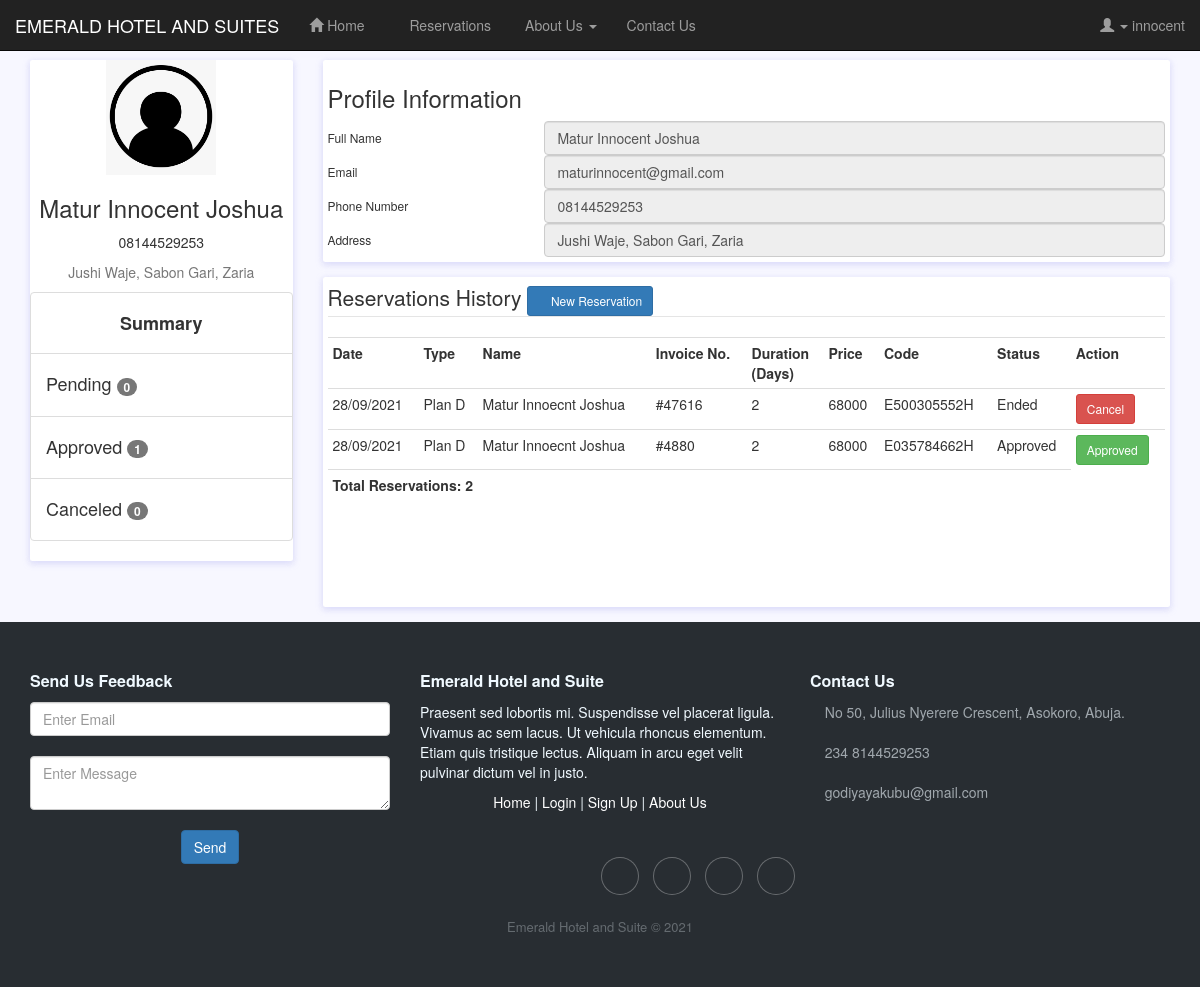
The app's page /profile.php (signed in) with its own data.
### tables this page shows
CREATE TABLE `users` (
  `id` int(3) NOT NULL auto_increment,
  `name` varchar(30) NOT NULL,
  `phone` varchar(15) NOT NULL,
  `email` varchar(25) NOT NULL,
  `gender` varchar(8) NOT NULL,
  `age` varchar(3) NOT NULL,
  `address` varchar(225) NOT NULL,
  `username` varchar(15) NOT NULL,
  `password` varchar(15) NOT NULL,
  `role` varchar(10) NOT NULL,
  PRIMARY KEY  (`id`)
);

CREATE TABLE `reservations` (
  `id` int(5) NOT NULL auto_increment,
  `user_id` varchar(4) NOT NULL,
  `reserve_name` varchar(25) NOT NULL,
  `reserve_type` varchar(10) NOT NULL,
  `duration` varchar(3) NOT NULL,
  `start_date` varchar(10) NOT NULL,
  `end_date` varchar(10) NOT NULL,
  `purpose` varchar(30) NOT NULL,
  `reserve_code` varchar(13) NOT NULL,
  `status` varchar(10) NOT NULL,
  `datetime` timestamp NOT NULL default CURRENT_TIMESTAMP,
  `date` varchar(15) NOT NULL,
  `price` varchar(9) NOT NULL,
  `invoice` varchar(10) NOT NULL,
  PRIMARY KEY  (`id`)
);

### profile.php (the view, shortened to what this page needs)
<?php
$use_id=$_SESSION['user_id'];
	include('head.php');
	$sql="SELECT * FROM users WHERE id='$use_id' ";
	$result=mysql_query($sql);
	$rows=mysql_fetch_assoc($result);
?>
<div class="container">
		<div class="main-body">
			<div class="row">
				<div class="col-md-3">
					<div class="card">
						<div class="card-body">
							<div class="d-flex flex-column align-items-center text-center">
								<img src="user.png" alt="Admin" class="rounded-circle p-1 bg-primary" width="110">
								<div class="mt-3">
									<h3><?php echo $rows['name'];  ?></h3>
									<p class="text-secondary mb-1"><?php echo $rows['phone'];  ?></p>
									<p class="text-muted font-size-sm"><?php echo $rows['address'];  ?></p>
								</div>
							</div>
							<ul class="list-group list-group-flush">
								<li class="list-group-item d-flex justify-content-between align-items-center flex-wrap">
									<h4 align="center" class="mb-0"><b>Summary</b></h4>
								</li>
<?php
$sql3="SELECT * FROM reservations WHERE user_id='$use_id' AND status='Pending' ";
$result3=mysql_query($sql3);
$count3=mysql_num_rows($result3);
?>
								<li class="list-group-item d-flex justify-content-between align-items-center flex-wrap">
									<h4 class="mb-0">Pending <span class="badge"><?php echo $count3; ?></span></h4>
								</li>
<?php
$sql4="SELECT * FROM reservations WHERE user_id='$use_id' AND status='Approved' ";
$result4=mysql_query($sql4);
$count4=mysql_num_rows($result4);
?>
								<li class="list-group-item d-flex justify-content-between align-items-center flex-wrap">
									<h4 class="mb-0">Approved <span class="badge"><?php echo $count4; ?></span></h4>
								</li>
<?php
$sql5="SELECT * FROM reservations WHERE user_id='$use_id' AND status='Cancelled' ";
$result5=mysql_query($sql5);
$count5=mysql_num_rows($result5);
?>
								<li class="list-group-item d-flex justify-content-between align-items-center flex-wrap">
									<h4 class="mb-0">Canceled <span class="badge"><?php echo $count5; ?></span></h4>
								</li>
							</ul>
						</div>
					</div>
				</div>
				<div class="col-lg-9">
					<div class="card" style="padding: 5px;">
						<h3>Profile Information</h3>
						<div class="cad>-body">
							<div class="row mb-3">
								<div class="col-sm-3">
									<h6 class="mb-0">Full Name</h6>
								</div>
								<div class="col-sm-9 text-secondary">
									<input type="text" class="form-control" value="<?php echo $rows['name'];  ?>" disabled>
								</div>
							</div>
							<div class="row mb-3">
								<div class="col-sm-3">
									<h6 class="mb-0">Email</h6>
								</div>
								<div class="col-sm-9 text-secondary">
									<input type="text" class="form-control" value="<?php echo $rows['email'];  ?>" disabled>
								</div>
							</div>
							<div class="row mb-3">
								<div class="col-sm-3">
									<h6 class="mb-0">Phone Number</h6>
								</div>
								<div class="col-sm-9 text-secondary">
									<input type="text" class="form-control" value="<?php echo $rows['phone'];  ?>" disabled>
								</div>
							</div>
							<div class="row mb-3">
								<div class="col-sm-3">
									<h6 class="mb-0">Address</h6>
								</div>
								<div class="col-sm-9 text-secondary">
									<input type="text" class="form-control" value="<?php echo $rows['address'];  ?>" disabled>
								</div>
							</div>
						</div>
					</div>
					<div class="row">
						<div class="col-sm-12">
							<div class="card">
								<div class="card-body" style="padding:5px; height: 330px; overflow-y:scroll ;">
									<fieldset>
										<legend>Reservations History  <a href="reserve.php" class="btn btn-primary btn-sm"><span class="fas fa-plus"></span> New Reservation </a></legend>
										<table class="table table-condensed table-responsive">
											<tr>
												<th>Date</th>
												<th>Type</th>
												<th>Name</th>
												<th>Invoice No.</th>
												<th>Duration<br>(Days)</th>
												<th>Price</th>
												<th>Code</th>
												<th>Status</th>
												<th>Action</th>
											</tr>
<?php
$sql2="SELECT * FROM reservations WHERE user_id='$use_id' ORDER BY id DESC ";
$result2=mysql_query($sql2);
$count=mysql_num_rows($result2);
while($rows=mysql_fetch_assoc($result2)){
?>
											<tr>
												<td><?php echo $rows['date'];  ?></td>
												<td><?php echo $rows['reserve_type'];  ?></td>
												<td><?php echo $rows['reserve_name'];  ?></td>
												<td><?php echo $rows['invoice'];  ?></td>
												<td><?php echo $rows['duration'];  ?></td>
												<td><?php echo $rows['price'];  ?></td>
												<td><?php echo $rows['reserve_code'];  ?></td>
												<td><?php echo $rows['status'];  ?></td>
												<td>
													<?php
														if($rows['status']=='Cancelled'){
															?><form method="">
														<input type="hidden" name="record_id" value="<?php echo $rows['id'];  ?>">
														<input type="submit" disabled name="" value="Cancelled" class="btn btn-danger btn-sm">
													</form>
													<?php
														}elseif($rows['status']=='Approved'){
															?>
														<a class="btn btn-success btn-sm">Approved</a>
													<?php
														}else{
															?><form method="post">
														<input type="submit" name="sub_cancel" value="Cancel" class="btn btn-danger btn-sm">
													</form>
													<?php
														}
													?>
												</td>
											</tr>
<?php
}
?>
											<tr>
												<td colspan="8"><b>Total Reservations: <?php echo $count;  ?></b></td>
											</tr>
										</table>
									</fieldset>
								</div>
							</div>
						</div>
					</div>
				</div>
			</div>
		</div>
	</div>
<?php
	include('footer.php');
?>

### head.php (shortened to what this page needs)
<!DOCTYPE html>
<html lang="en">
<head>
<link rel="stylesheet" href="bootstrap.min.css">
<link href="fontawesome/css/all.min.css" rel="stylesheet">
</head>
<body>
<div class="navbar navbar-inverse navbar-fixed-top">
        <div class="container-fluid">
            <div class="row">
                <div class="col-lg-12">
                    <div class="navbar-header">
                        <a href="#" class="navbar-brand">EMERALD HOTEL AND SUITES</a>
                    </div>
                    <div class="navbar-collapse collapse" id="mobile_menu">
                        <ul class="nav navbar-nav">
                            <li><a href="index.php"><span class="glyphicon glyphicon-home"></span> Home</a></li>
<?php
if(isset($_SESSION['name'])){
    echo '<li><a href="profile.php"><span class="fas fa-list"></span> Reservations</a></li>
    ';
}else{
    echo '';
}
?>
                            <li><a href="#" class="dropdown-toggle" data-toggle="dropdown"><span class="glyphicon glyphicon-info"></span> About Us <span class="caret"></span></a>
                            </li>
                            <li><a href="#contact">Contact Us</a></li>
                        </ul>
                        <ul class="nav navbar-nav navbar-right">
<?php
if(isset($_SESSION['name'])){
    echo '<li><a href="#" class="dropdown-toggle" data-toggle="dropdown"> <span class="glyphicon glyphicon-user"></span> <span class="caret"></span> '.$_SESSION['name'].'</a>
    <ul class="dropdown-menu">
        <li><a style="padding: 10px;" href="profile.php"><span class="fas fa-user"> Profile</a></li>
        <li><a style="padding: 10px;" href="profile.php"><span class="fas fa-list"></span> Reservations</a></li>
        <li><a style="padding: 10px;" href="logout.php"><span class="fas fa-link"> Logout</a></li>
    </ul>
    ';
}else{
    echo '<li><a href="#" class="dropdown-toggle" data-toggle="dropdown"><span class="glyphicon glyphicon-log-in"></span> Login / Sign Up <span class="caret"></span></a>
        <ul class="dropdown-menu">
        <li><a href="login.php">Login</a></li>
        <li><a href="register.php">Sign Up</a></li>
    </ul>';
}
?>
                            </li>
                        </ul>
                    </div>
                </div>
            </div>
        </div>
    </div>
<br>
<br>

### footer.php (shortened to what this page needs)
<div class="footer-dark">
        <footer>
            <div class="container">
                <div class="row">
                    <div class="col-sm-6 col-md-4 item">
                        <h3 id="contact">Send Us Feedback</h3>
                        <form>
                          <input type="text" name="" placeholder="Enter Email" class="form-control"><br>
                          <textarea placeholder="Enter Message" class="form-control" name=""></textarea><br>
                          <div align="center"><input type="submit" name="feed_sub" class="btn btn-primary" value="Send"></div>
                        </form>
                    </div>
                    <div class="col-sm-6 col-md-4 item">
                        <h3>Emerald Hotel and Suite</h3>
                         <p id="p">
                        Praesent sed lobortis mi. Suspendisse vel placerat ligula. Vivamus ac sem lacus. Ut vehicula rhoncus elementum. Etiam quis tristique lectus. Aliquam in arcu eget velit pulvinar dictum vel in justo.</p>
                        <p id="links" align="center">
                          <a href="index.php">Home</a> | <a href="login.php">Login</a> | <a href="register.php">Sign Up</a> | <a href="about.php">About Us</a>
                        </p>
                    </div>
                    <div class="col-md-4 col-sm-6 item text">
                        <h3>Contact Us</h3>
                        <p id="p">
                            <i class="fas fa-map-marker"></i> No 50, Julius Nyerere Crescent, Asokoro, Abuja.<br><br>
                            <i class="fas fa-phone"></i>  234 8144529253<br><br>
                            <i class="fas fa-envelope"></i>  godiyayakubu@gmail.com<br><br>
                        </p>
                    </div>
                    <div class="col-sm-6 item social"><a href="#"><i class="fab fa-facebook-f"></i></a><a href="#"><i class="fab fa-twitter"></i></a><a href="#"><i class="fab fa-google-plus-g"></i></a><a href="#"><i class="fab fa-instagram"></i></a></div>
                </div>
                <p class="copyright">Emerald Hotel and Suite © 2021</p>
            </div>
        </footer>
    </div>
</body>
</html>

### profile.php (style rules this page uses)
body { background: #f7f7ff; margin-top:20px; }
.card { position: relative; display: flex; flex-direction: column; min-width: 0; word-wrap: break-word; background-color: #fff; background-clip: border-box; border: 0 solid transparent; border-radius: .25rem; margin-bottom: 1.5rem; box-shadow: 0 2px 6px 0 rgb(218 218 253 / 65%), 0 2px 6px 0 rgb(206 206 238 / 54%); }

### footer.php (style rules this page uses)
.footer-dark { padding:50px 0; color:#f0f9ff; background-color:#282d32; }
.footer-dark h3 { margin-top:0; margin-bottom:12px; font-weight:bold; font-size:16px; }
.footer-dark .item.text { margin-bottom:36px; }
.footer-dark .item.text p { opacity:0.6; margin-bottom:0; }
.footer-dark .item.social { text-align:center; }
.footer-dark .item.social > a { font-size:20px; width:36px; height:36px; line-height:36px; display:inline-block; text-align:center; border-radius:50%; box-shadow:0 0 0 1px rgba(255,255,255,0.4); margin:0 8px; color:#fff; opacity:0.75; }
.footer-dark .copyright { text-align:center; padding-top:24px; opacity:0.3; font-size:13px; margin-bottom:0; }
#links>a { color: white; font-size: 14px; text-decoration:; }
#p { font-size: 14px; }

### records on screen
users: name "Matur Innocent Joshua", phone "08144529253", address "Jushi Waje, Sabon Gari, Zaria", email "maturinnocent@gmail.com"
reservations: date "28/09/2021", reserve_type "Plan D", reserve_name "Matur Innoecnt Joshua", invoice "#47616", duration "2", price "68000", reserve_code "E500305552H", status "Ended"
reservations: date "28/09/2021", reserve_type "Plan D", reserve_name "Matur Innoecnt Joshua", invoice "#4880", duration "2", price "68000", reserve_code "E035784662H", status "Approved"

### other values on screen
$_SESSION['name'] "innocent"
$count3 "0"
$count4 "1"
$count5 "0"
$count "2"
